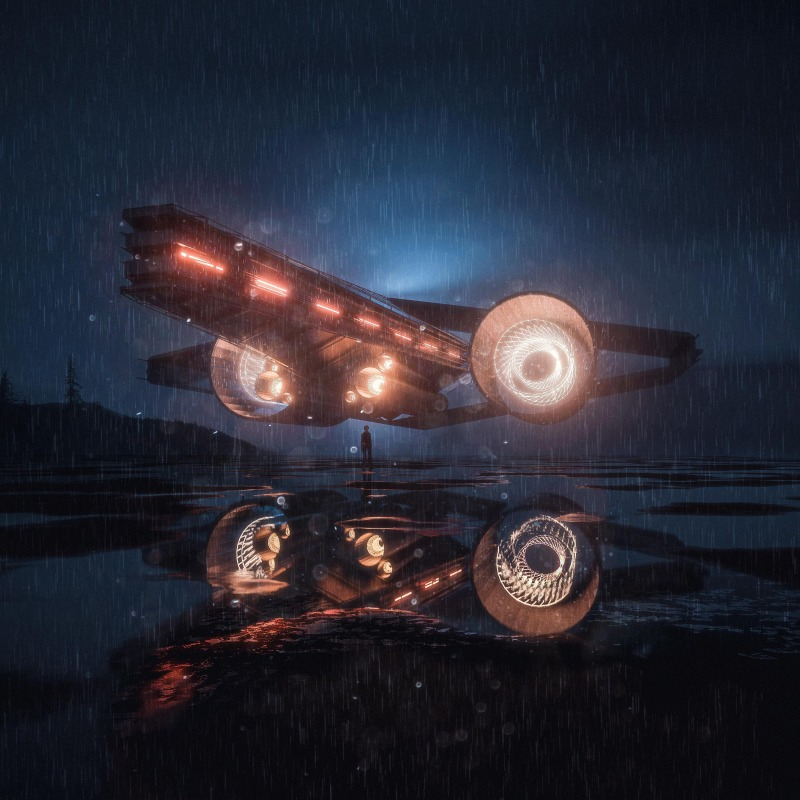
#> input picture data/dark.jpg, 800 x 800 px
$ jupyter execute lab02_histograms_entropy.ipynb
#> lines starting #> are read from the running program, lines starting #| are printed output that depends on the picture; long printed decimals are rounded
# Лабораторная работа №2. Гистограммы, CDF, энтропия и коррекция контраста

Условие — в [методичке](CSE5382_15_лабораторных_работ_математические_методы_in_CV.md), раздел «Лабораторная работа №2».

**Данные.** `data/dark.jpg` — тёмный кадр 800×800 (уменьшенная копия `hw/cv/week02/img.jpg`). Тёмное изображение выбрано специально: на нём хорошо видно, что делают эквализация и гамма-коррекция.

## 1. О чём эта работа

### Знакомый пример

Вы сфотографировали комнату вечером: всё тёмное, деталей не видно. В телефоне есть ползунок «яркость/контраст» и кнопка «автоулучшение». Эта работа — о том, что именно делает такая кнопка и как измерить результат числом.

### Основная идея

Посчитаем, сколько в картинке пикселей каждой яркости. Получится столбчатая диаграмма — **гистограмма**. У тёмной фотографии почти все столбики сгрудились слева, а правая часть шкалы пустует. «Улучшить контраст» значит растянуть эту кучу на всю шкалу: часто встречающимся яркостям дать больше места, редким — меньше.

### Понятия

- **Гистограмма** $n_k$ — число пикселей с яркостью $k$ (для 8-битной картинки $k=0..255$).
- **Вероятность** $p_k=n_k/N$ — доля таких пикселей. Все $p_k\ge0$ и в сумме дают 1, поэтому это настоящее дискретное распределение: «с какой вероятностью случайно выбранный пиксель имеет яркость $k$».
- **CDF** (накопленная функция распределения) — доля пикселей с яркостью *не больше* $k$: $\mathrm{CDF}(k)=\sum_{i\le k}p_i$. Она только растёт и заканчивается единицей.
- **LUT** (look-up table, таблица подстановки) — массив из 256 чисел: «старую яркость $k$ заменить на `lut[k]`». Любое поточечное преобразование яркости — это одна такая таблица.
- **Энтропия Шеннона** — сколько в среднем бит нужно, чтобы закодировать яркость одного пикселя. Если все пиксели одинаковые — 0 бит (гадать нечего). Если все 256 уровней встречаются одинаково часто — 8 бит (максимум).

### Формулы

$$p_k=\frac{n_k}{N},\qquad H=-\sum_k p_k\log_2 p_k$$

Слагаемое $-\log_2 p_k$ — «удивление» от уровня $k$: редкий уровень удивляет сильно. Энтропия — среднее удивление. Уровни с $p_k=0$ пропускаем (считается, что $0\cdot\log0=0$).

**Эквализация гистограммы:**

$$s_k=\mathrm{round}\big((L-1)\cdot\mathrm{CDF}(r_k)\big)$$

$r_k$ — старый уровень, $s_k$ — новый, $L$ — число уровней (256). Смысл: если 60 % пикселей темнее данного, поставим его на 60 % шкалы. Тогда пиксели распределятся по шкале примерно равномерно.

**Гамма-коррекция:**

$$y=255\cdot\left(\frac{x}{255}\right)^{\gamma}$$

Сначала яркость переводится в диапазон 0..1, затем возводится в степень. Число меньше единицы в степени $\gamma<1$ увеличивается (картинка светлеет), в степени $\gamma>1$ уменьшается (темнеет). 0 и 255 остаются на месте.

[cell 1]
import cv2
import numpy as np
import matplotlib.pyplot as plt

np.set_printoptions(precision=4, suppress=True)
plt.rcParams.update({"figure.dpi": 80, "image.cmap": "gray"})

IMAGE_PATH = "data/dark.jpg"
GAMMAS = [0.5, 0.8, 1.2, 2.0]

## 2. Вопрос 1 — вероятности и энтропия

> Уровни 0,1,2,3 встречаются 2,2,4,8 раз. Найдите $p_k$ и энтропию H.

**Шаг 1.** Всего пикселей $N=2+2+4+8=16$.

**Шаг 2.** Вероятности: $p=[2/16,\ 2/16,\ 4/16,\ 8/16]=[0.125,\ 0.125,\ 0.25,\ 0.5]$. Проверка: сумма равна 1.

**Шаг 3.** Логарифмы по основанию 2. Все вероятности — степени двойки: $0.125=2^{-3}$, $0.25=2^{-2}$, $0.5=2^{-1}$, поэтому $\log_2$ равны $-3,-3,-2,-1$.

**Шаг 4.** Энтропия:

$$H=-\big[0.125\cdot(-3)+0.125\cdot(-3)+0.25\cdot(-2)+0.5\cdot(-1)\big]=0.375+0.375+0.5+0.5=1.75\ \text{бит}$$

**Смысл.** Уровней четыре, и при равных вероятностях было бы $\log_2 4=2$ бита. У нас меньше, потому что половина пикселей имеет один и тот же уровень 3 — угадывать яркость проще. Это буквально длина оптимального кода: уровень 3 кодируем одним битом, уровень 2 — двумя, уровни 0 и 1 — тремя; в среднем $0.5\cdot1+0.25\cdot2+0.25\cdot3=1.75$.

[cell 2]
def entropy_from_counts(counts):
    p = np.asarray(counts, dtype=np.float64)
    p = p / p.sum()
    p = p[p > 0]                      # 0·log 0 считаем нулём
    return -(p * np.log2(p)).sum()

counts = np.array([2, 2, 4, 8])
p = counts / counts.sum()
print("N =", counts.sum())
print("p_k        :", p, " сумма =", p.sum())
print("log2 p_k   :", np.log2(p))
print("−p·log2 p  :", -p * np.log2(p))
print("H          :", entropy_from_counts(counts), "бит")
print("максимум для 4 уровней:", np.log2(4), "бит")

**Итог вопроса 1:** $p=[0.125, 0.125, 0.25, 0.5]$, $H=1.75$ бит.

## 3. Вопрос 2 — эквализация и гамма

> Для L=8 и p=[0.05,0.10,0.20,0.25,0.40] рассчитайте CDF и новые уровни equalization. Затем для x=64 сравните gamma correction при γ=0.5 и γ=2.

**Замечание к условию.** Сказано $L=8$ (уровни 0..7), а вероятностей дано пять, и их сумма уже равна 1. Значит, это уровни 0..4, а уровни 5, 6, 7 в изображении не встречаются — картинка тёмная и использует только нижнюю часть шкалы.

### Эквализация

**Шаг 1. CDF** — накапливаем сумму слева направо:

| уровень $r_k$ | 0 | 1 | 2 | 3 | 4 |
|---|---|---|---|---|---|
| $p_k$ | 0.05 | 0.10 | 0.20 | 0.25 | 0.40 |
| CDF | 0.05 | 0.15 | 0.35 | 0.60 | 1.00 |
| $7\cdot$CDF | 0.35 | 1.05 | 2.45 | 4.20 | 7.00 |
| $s_k$ (округление) | 0 | 1 | 2 | 4 | 7 |

**Шаг 2.** Умножаем на $L-1=7$ и округляем до ближайшего целого.

**Что произошло.** Было занято 5 уровней из 8 (0..4), стало занято тоже 5, но теперь они растянуты до конца шкалы: 0, 1, 2, 4, 7. Самый частый уровень 4 (40 % пикселей) уехал дальше всех от соседа — с 4 на 7, расстояние между ним и предыдущим стало 3 вместо 1. Именно так эквализация повышает контраст: частым уровням даёт больше места.

Число занятых уровней не выросло: LUT отправляет одинаковые яркости в одну и ту же новую яркость, поэтому эквализация не может «разделить» столбик гистограммы, только переставить.

### Гамма для x = 64

$x/255=64/255\approx0.25098$.

- $\gamma=0.5$ — это квадратный корень: $\sqrt{0.25098}\approx0.50098$, $y\approx255\cdot0.50098\approx127.75\to128$.
- $\gamma=2$ — это квадрат: $0.25098^2\approx0.06299$, $y\approx255\cdot0.06299\approx16.06\to16$.

Тёмный пиксель 64 при $\gamma=0.5$ стал вдвое светлее (128), при $\gamma=2$ — вчетверо темнее (16). $\gamma<1$ растягивает тёмный участок шкалы и сжимает светлый; $\gamma>1$ — наоборот.

[cell 3]
L = 8
p5 = np.array([0.05, 0.10, 0.20, 0.25, 0.40])
cdf5 = np.cumsum(p5)
print("CDF        :", cdf5)
print("(L−1)·CDF  :", (L - 1) * cdf5)
print("s_k        :", np.rint((L - 1) * cdf5).astype(int))

x = 64
for g in (0.5, 2.0):
    y = 255 * (x / 255) ** g
    print(f"γ={g}: (x/255)^γ = {(x / 255) ** g:.5f}, y = {y:.2f} → {round(y)}")

xs = np.arange(256)
plt.figure(figsize=(5, 4))
for g in [0.5, 0.8, 1.0, 1.2, 2.0]:
    plt.plot(xs, 255 * (xs / 255) ** g, label=f"γ={g}")
plt.scatter([64, 64], [255 * (64 / 255) ** 0.5, 255 * (64 / 255) ** 2], color="k", zorder=3)
plt.title("Гамма-кривые"); plt.xlabel("входная яркость x"); plt.ylabel("выходная яркость y")
plt.legend(); plt.grid(alpha=0.3); plt.show()
#> after `plt.legend()`:
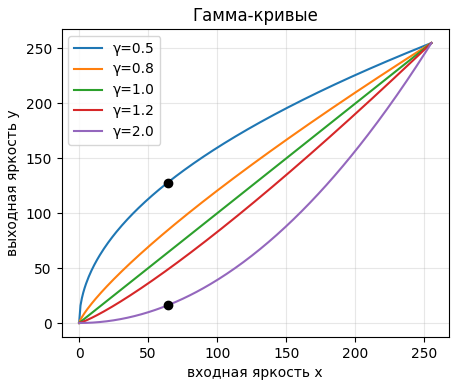
#> figure drawn by matplotlib, 1 panel; curve peaks at x = 255, y = 255; curve peaks at x = 255, y = 255; curve peaks at x = 255, y = 255

**Итог вопроса 2:** новые уровни `[0, 1, 2, 4, 7]`; $y\approx128$ при $\gamma=0.5$ и $y\approx16$ при $\gamma=2$.

## 4. Задание 3 — код и эксперимент

### Шаги 1–4. Grayscale, гистограмма через `np.bincount`, вероятности, энтропия

`np.bincount` считает, сколько раз встретилось каждое целое число, — это и есть гистограмма. `minlength=256` гарантирует 256 ячеек, даже если ярких пикселей нет.

[cell 4]
gray = cv2.imread(IMAGE_PATH, cv2.IMREAD_GRAYSCALE)
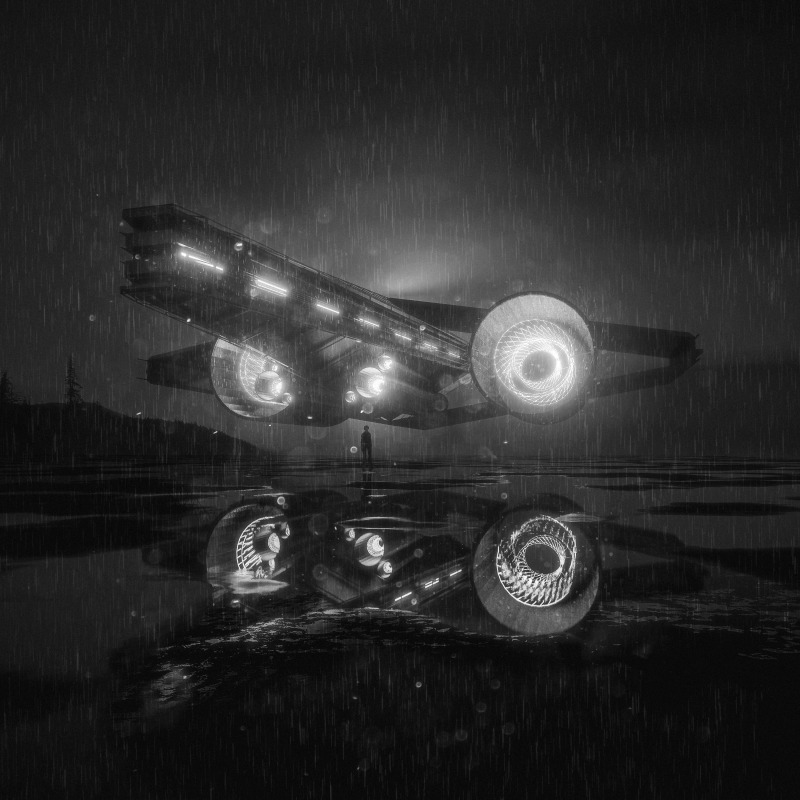
#> gray: shape (800, 800); min 1, max 255, mean 42.1
assert gray is not None and gray.dtype == np.uint8
print("shape:", gray.shape, "dtype:", gray.dtype)
#| shape: (800, 800) dtype: uint8

def entropy_u8(g):
    hist = np.bincount(g.ravel(), minlength=256).astype(np.float64)
    return entropy_from_counts(hist)

hist = np.bincount(gray.ravel(), minlength=256)
#> hist = 256 values, max 23990 at index 11, min 0 at index 0, mean 2500
p = hist / hist.sum()
#> p = 256 values, max 0.0375 at index 11, min 0 at index 0, mean 0.00391
print("сумма p(k) =", p.sum())
#| сумма p(k) = 1.0
print("занято уровней:", (hist > 0).sum(), "из 256")
#| занято уровней: 255 из 256
print("mean =", round(gray.mean(), 2), " std =", round(gray.std(), 2), " entropy =", round(entropy_u8(gray), 4), "бит")
#| mean = 42.07  std = 36.01  entropy = 6.4832 бит
print("доля пикселей темнее 64:", round(p[:64].sum(), 3))
#| доля пикселей темнее 64: 0.831

### Шаги 5–6. CDF, LUT и применение через индексирование

`lut[gray]` — «fancy indexing» NumPy: каждое значение пикселя используется как номер ячейки в таблице. Никаких циклов по пикселям.

[cell 5]
cdf = np.cumsum(p)
#> cdf = 256 values from 0 to 1
lut = np.rint(255 * cdf).clip(0, 255).astype(np.uint8)
#> lut = 256 values from 0 to 255
eq_manual = lut[gray]
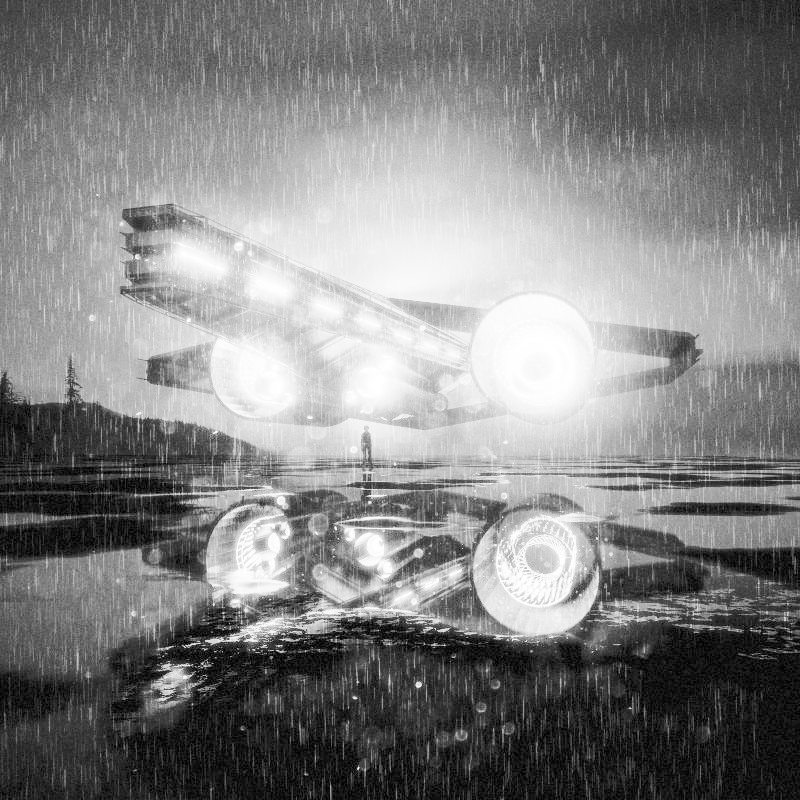
#> eq_manual: shape (800, 800); min 0, max 255, mean 129.5

print("CDF монотонна:", bool(np.all(np.diff(cdf) >= 0)), " CDF(255) =", cdf[-1])
#| CDF монотонна: True  CDF(255) = 1
print("LUT монотонна:", bool(np.all(np.diff(lut.astype(int)) >= 0)))
#| LUT монотонна: True
print("lut[0], lut[32], lut[64], lut[128], lut[255] =", lut[[0, 32, 64, 128, 255]])
#| lut[0], lut[32], lut[64], lut[128], lut[255] = [  0 131 213 245 255]

### Шаг 7. Сравнение с `cv2.equalizeHist`

OpenCV использует чуть другую формулу: вычитает из CDF её первое ненулевое значение и делит на остаток,

$$s_k=\mathrm{round}\Big(255\cdot\frac{\mathrm{CDF}(k)-\mathrm{CDF}_{min}}{1-\mathrm{CDF}_{min}}\Big)$$

чтобы самый тёмный из присутствующих уровней попадал точно в 0. Формула методички отправляет его в $255\cdot\mathrm{CDF}_{min}$. Если самых тёмных пикселей мало ($\mathrm{CDF}_{min}\approx0$), обе формулы дают одно и то же; если много — результаты расходятся. Ниже реализованы обе формулы и проверены на двух картинках: на нашем кадре и на его версии, где 30 % пикселей принудительно сделаны чёрными.

[cell 6]
eq_cv = cv2.equalizeHist(gray)

cdf_min = cdf[np.nonzero(hist)[0][0]]
#> cdf_min = 1.56e-06
lut_cv_like = np.rint(255 * (cdf - cdf_min) / (1 - cdf_min)).clip(0, 255).astype(np.uint8)
#> lut_cv_like = 256 values from 0 to 255
eq_cv_like = lut_cv_like[gray]

def mae(a, b):
    return np.abs(a.astype(float) - b.astype(float)).mean()

print(f"CDF_min = {cdf_min:.2e}")
#| CDF_min = 1.56e-06
print("MAE (формула методички vs OpenCV)       :", round(mae(eq_manual, eq_cv), 4), " max |Δ| =", int(np.abs(eq_manual.astype(int) - eq_cv).max()))
#| MAE (формула методички vs OpenCV)       : 0.0  max |Δ| = 0
print("MAE (формула с вычитанием CDF_min vs CV):", round(mae(eq_cv_like, eq_cv), 4), " max |Δ| =", int(np.abs(eq_cv_like.astype(int) - eq_cv).max()))
#| MAE (формула с вычитанием CDF_min vs CV): 0.0  max |Δ| = 0

# контрольный пример, где CDF_min большая: 30 % самых тёмных пикселей сделаны нулём
g2 = gray.copy(); g2[g2 <= np.quantile(gray, 0.30)] = 0
h2 = np.bincount(g2.ravel(), minlength=256); c2 = np.cumsum(h2 / h2.sum()); cmin2 = c2[0]
#> after `h2 = np.bincount(g2.ravel(), minlength=256)`: h2 = 256 values, max 202177 at index 0, min 0 at index 1, mean 2500
#> after `c2 = np.cumsum(h2 / h2.sum())`: c2 = 256 values from 0.316 to 1
#> after `cmin2 = c2[0]`: cmin2 = 0.316
eq2_manual = np.rint(255 * c2).astype(np.uint8)[g2]
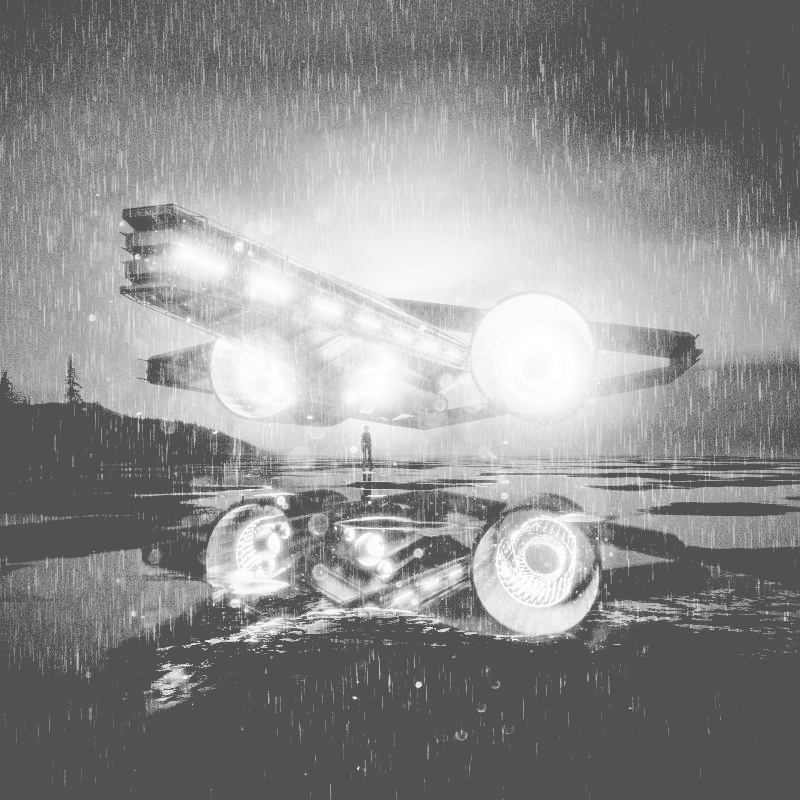
#> eq2_manual: shape (800, 800); min 81, max 255, mean 141.4
eq2_like = np.rint(255 * (c2 - cmin2) / (1 - cmin2)).clip(0, 255).astype(np.uint8)[g2]
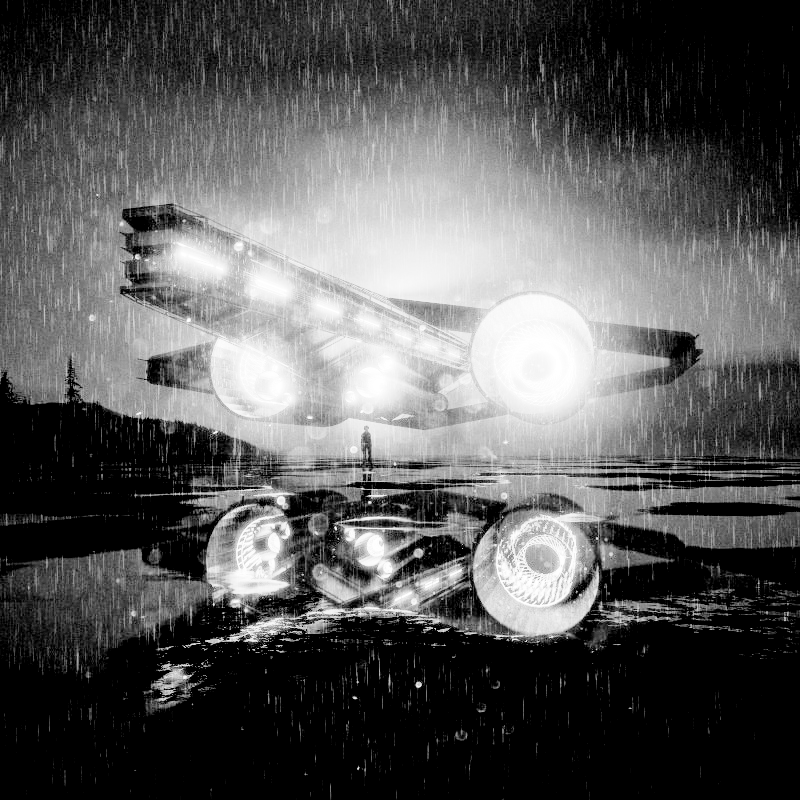
#> eq2_like: shape (800, 800); min 0, max 255, mean 88.8
eq2_cv = cv2.equalizeHist(g2)
print(f"\nконтрольный пример: CDF_min = {cmin2:.3f}")
#| контрольный пример: CDF_min = 0.316
print("  MAE (формула методички vs OpenCV)       :", round(mae(eq2_manual, eq2_cv), 3), " чёрное →", eq2_manual.min(), "вместо", eq2_cv.min())
#|   MAE (формула методички vs OpenCV)       : 52.603  чёрное → 81 вместо 0
print("  MAE (формула с вычитанием CDF_min vs CV):", round(mae(eq2_like, eq2_cv), 3))
#|   MAE (формула с вычитанием CDF_min vs CV): 0.0

fig, ax = plt.subplots(2, 3, figsize=(13, 7))
for j, (im, title) in enumerate([(gray, "Исходное"), (eq_manual, "Своя эквализация"), (eq_cv, "cv2.equalizeHist")]):
    ax[0, j].imshow(im, vmin=0, vmax=255); ax[0, j].set_title(title); ax[0, j].axis("off")
    h = np.bincount(im.ravel(), minlength=256)
    ax[1, j].bar(np.arange(256), h, width=1.0, color="gray")
    ax2 = ax[1, j].twinx(); ax2.plot(np.cumsum(h) / h.sum(), color="tab:red"); ax2.set_ylim(0, 1.02)
    ax[1, j].set_xlabel("яркость, 0–255"); ax[1, j].set_ylabel("число пикселей"); ax2.set_ylabel("CDF", color="tab:red")
#> this loop made 3 passes
#> title on passes 1 to 3: 'Исходное', 'Своя эквализация', 'cv2.equalizeHist'
plt.tight_layout(); plt.show()
#> after `plt.tight_layout()`:
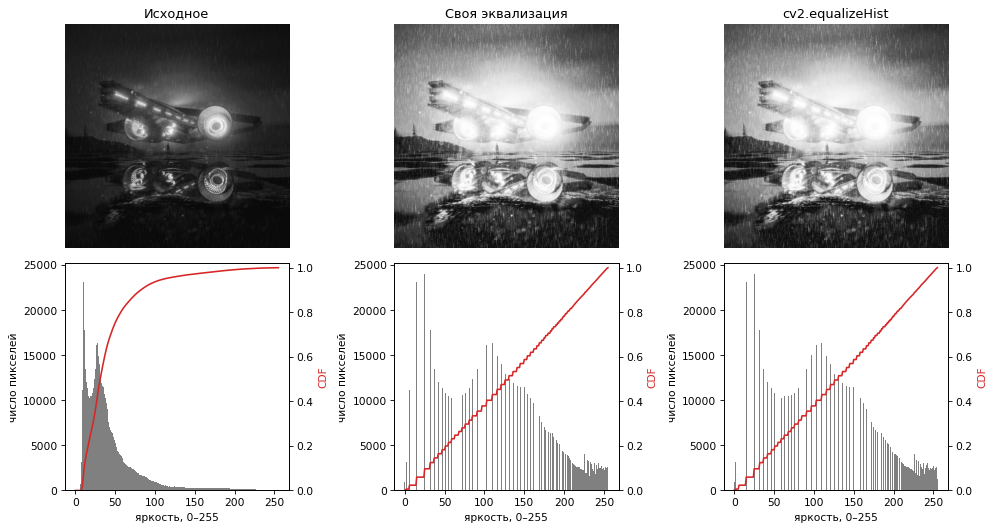
#> figure drawn by matplotlib, 9 panels; panel 4: tallest bar 23990 high, from x = 10.5 to 11.5; panel 5: tallest bar 23990 high, from x = 24.5 to 25.5; panel 6: tallest bar 23990 high, from x = 24.5 to 25.5; panel 7: curve peaks at x = 255, y = 1

Красная линия — CDF. У исходного кадра она взлетает почти вертикально в тёмной области; после эквализации становится близка к диагонали — это и есть «равномерное распределение».

### Шаги 8–9. Гамма-коррекция и таблица эксперимента

Гамма тоже реализована через LUT: формула считается один раз для 256 значений, а не для каждого пикселя.

[cell 7]
def gamma_lut(g):
    xs = np.arange(256) / 255.0
    return np.rint(255 * xs ** g).clip(0, 255).astype(np.uint8)

variants = {"исходное": gray, "equalize (своя)": eq_manual, "equalize (OpenCV)": eq_cv}
for g in GAMMAS:
    variants[f"γ={g}"] = gamma_lut(g)[gray]
#> after the loop, variants = 7 items

noise_region = (slice(0, 120), slice(0, 120))   # почти чёрный угол: здесь виден только шум
print(f"{'Метод/γ':20}{'Mean':>9}{'Std':>9}{'Entropy':>10}{'Уровней':>9}{'Std в тёмном углу':>20}")
rows = {}
for name, im in variants.items():
    rows[name] = (im.mean(), im.std(), entropy_u8(im), int((np.bincount(im.ravel(), minlength=256) > 0).sum()), im[noise_region].std())
    print(f"{name:20}{rows[name][0]:9.2f}{rows[name][1]:9.2f}{rows[name][2]:10.4f}{rows[name][3]:9d}{rows[name][4]:20.2f}")
#> this loop made 7 passes
#> name on passes 1 to 7: 'исходное', 'equalize (своя)', 'equalize (OpenCV)', 'γ=0.5', 'γ=0.8', 'γ=1.2', 'γ=2.0'
#> (printed output is left out)
#> after the loop, rows = 7 items

fig, ax = plt.subplots(1, 4, figsize=(15, 4))
for a, g in zip(ax, GAMMAS):
    a.imshow(variants[f"γ={g}"], vmin=0, vmax=255); a.set_title(f"γ={g}"); a.axis("off")
plt.tight_layout(); plt.show()
#> after `plt.tight_layout()`:
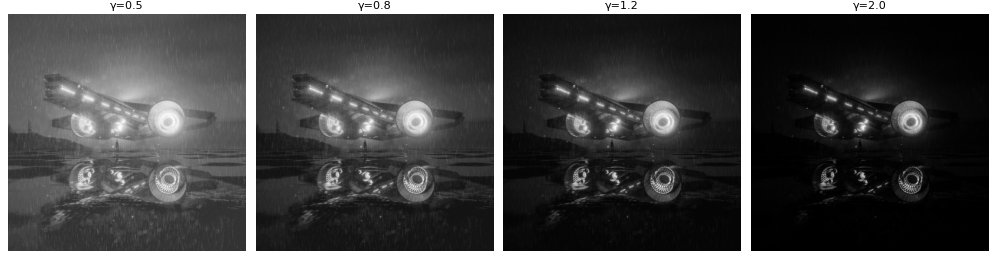
#> figure drawn by matplotlib, 4 panels

Столбец «Std в тёмном углу» — стандартное отклонение яркости в углу 120×120, где на исходном кадре нет деталей, только шум сенсора и JPEG. Чем это число больше, тем сильнее усилен шум.

## 5. Неудачный случай: энтропия выросла, а картинка стала хуже

Проверим прямо: добавим к исходному изображению гауссов шум. Полезной информации о сцене не прибавилось, но гистограмма расползлась — и энтропия выросла.

[cell 8]
rng = np.random.default_rng(0)
noisy = np.clip(gray.astype(float) + rng.normal(0, 25, gray.shape), 0, 255).astype(np.uint8)
print("entropy исходного    :", round(entropy_u8(gray), 4))
#| entropy исходного    : 6.4832
print("entropy с шумом σ=25 :", round(entropy_u8(noisy), 4))
#| entropy с шумом σ=25 : 6.6098
print("entropy перемешанных пикселей:", round(entropy_u8(rng.permutation(gray.ravel()).reshape(gray.shape)), 4), "(та же гистограмма → та же энтропия)")
#| entropy перемешанных пикселей: 6.4832 (та же гистограмма → та же энтропия)

crop = (slice(0, 200), slice(0, 200))
fig, ax = plt.subplots(1, 3, figsize=(12, 4))
ax[0].imshow(gray[crop], vmin=0, vmax=255); ax[0].set_title("Исходный тёмный угол")
ax[1].imshow(eq_manual[crop], vmin=0, vmax=255); ax[1].set_title("После эквализации: шум и блоки JPEG")
ax[2].imshow(noisy[crop], vmin=0, vmax=255); ax[2].set_title("Шум σ=25: энтропия выше, пользы нет")
for a in ax: a.axis("off")
plt.tight_layout(); plt.show()
#> after `plt.tight_layout()`:
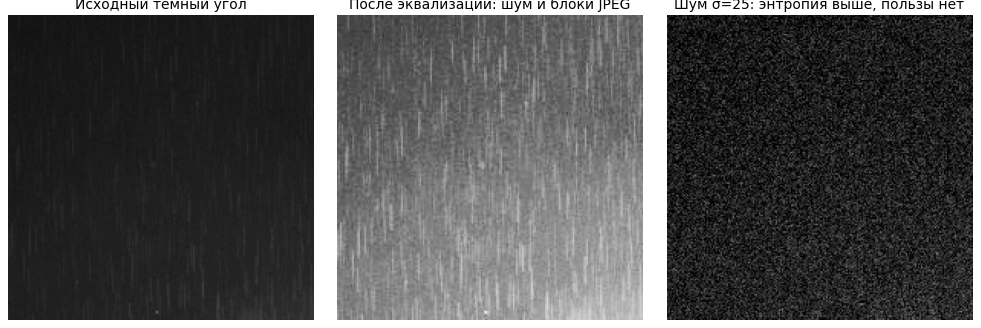
#> figure drawn by matplotlib, 3 panels
